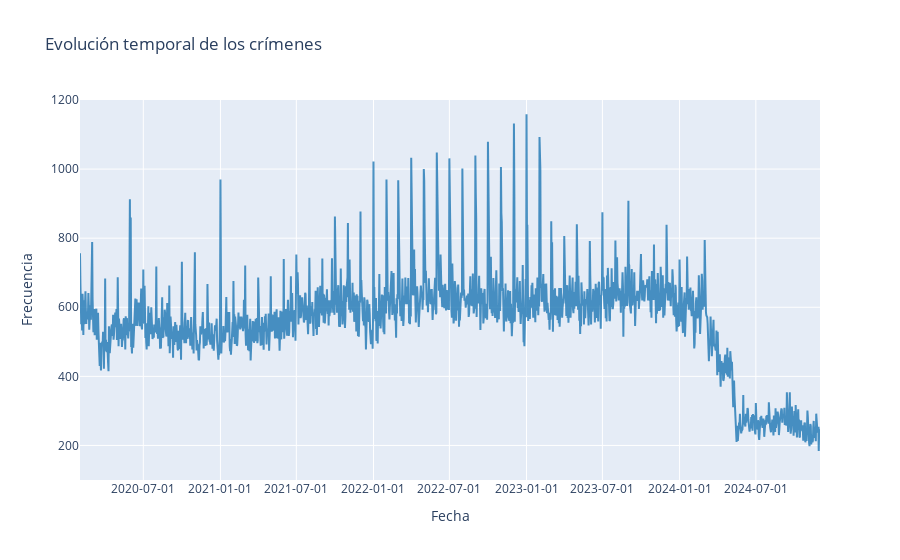

The cell this chart's notebook holds for it:
### Markdown cell above
Voy a elaborar una gráfica de la evolución temporal de los crímenes en esos años, para ver si han aumentado o disminuido.

### Code cell
date_counts = df['DATE'].value_counts().sort_index()  # ordena por fecha

trace = go.Scatter(
    x = date_counts.index,           # fechas
    y = date_counts.values,          # frecuencia de registros
    mode = 'lines',
    name = 'Número de eventos',
    marker = dict(color = 'rgba(31, 119, 180, 0.8)'),
)

layout = dict(title = 'Evolución temporal de los crímenes',
              xaxis = dict(title = 'Fecha',
                           range = ['2020-02-01', '2024-12-01'],  # límites del eje X 
                           tickformat='%Y-%m-%d',
                           ),
                           
              yaxis = dict(title = 'Frecuencia',
                           range = [100, 1200]  # límites del eje Y)
                            )
              )

fig = go.Figure(data = [trace], layout = layout)

plt.savefig("evolucion.png")
iplot(fig)

### Figure 1 — Plotly figure (JSON) as saved in the notebook; plotly's stock layout.template omitted (floating-point values rounded to 4 significant figures; data arrays with more than 128 entries replaced by an {"elided": "..."} marker saying what was removed)
{"data": [{"marker": {"color": "rgba(31, 119, 180, 0.8)"}, "mode": "lines", "name": "Número de eventos", "type": "scatter", "x": {"elided": "1879 str values"}, "y": {"elided": "1879 int values"}}], "layout": {"title": {"text": "Evolución temporal de los crímenes"}, "xaxis": {"range": ["2020-02-01", "2024-12-01"], "tickformat": "%Y-%m-%d", "title": {"text": "Fecha"}}, "yaxis": {"range": [100, 1200], "title": {"text": "Frecuencia"}}}}
